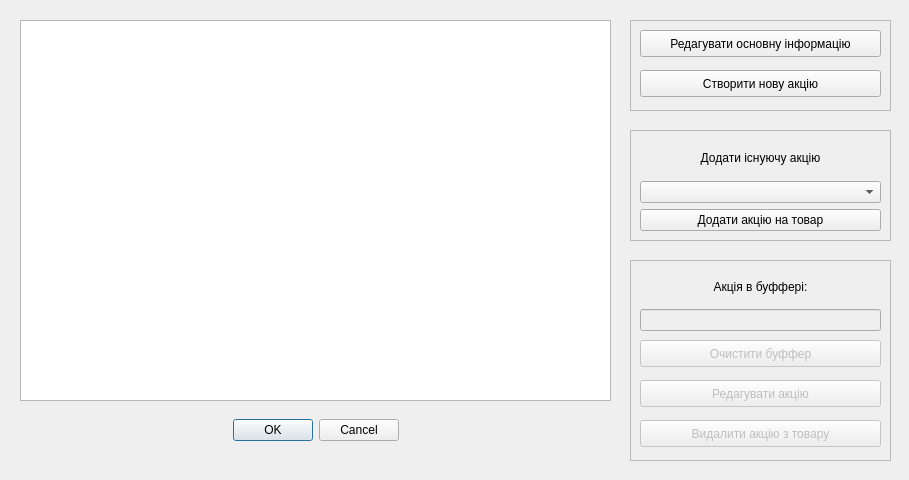
<?xml version="1.0" encoding="UTF-8"?>
<ui version="4.0">
 <class>Dialog_good_actions_info</class>
 <widget class="QDialog" name="Dialog_good_actions_info">
  <property name="geometry">
   <rect>
    <x>0</x>
    <y>0</y>
    <width>909</width>
    <height>480</height>
   </rect>
  </property>
  <property name="windowTitle">
   <string>Dialog</string>
  </property>
  <widget class="QDialogButtonBox" name="buttonBox">
   <property name="geometry">
    <rect>
     <x>20</x>
     <y>410</y>
     <width>591</width>
     <height>41</height>
    </rect>
   </property>
   <property name="orientation">
    <enum>Qt::Horizontal</enum>
   </property>
   <property name="standardButtons">
    <set>QDialogButtonBox::Cancel|QDialogButtonBox::Ok</set>
   </property>
   <property name="centerButtons">
    <bool>true</bool>
   </property>
  </widget>
  <widget class="QFrame" name="frame_2">
   <property name="geometry">
    <rect>
     <x>630</x>
     <y>130</y>
     <width>261</width>
     <height>111</height>
    </rect>
   </property>
   <property name="frameShape">
    <enum>QFrame::StyledPanel</enum>
   </property>
   <property name="frameShadow">
    <enum>QFrame::Raised</enum>
   </property>
   <widget class="QWidget" name="verticalLayoutWidget">
    <property name="geometry">
     <rect>
      <x>10</x>
      <y>10</y>
      <width>241</width>
      <height>91</height>
     </rect>
    </property>
    <layout class="QVBoxLayout" name="verticalLayout">
     <item>
      <widget class="QLabel" name="label">
       <property name="text">
        <string>Додати існуючу акцію</string>
       </property>
       <property name="alignment">
        <set>Qt::AlignCenter</set>
       </property>
      </widget>
     </item>
     <item>
      <widget class="QComboBox" name="existing_actions_box"/>
     </item>
     <item>
      <widget class="QPushButton" name="add_action_to_good">
       <property name="text">
        <string>Додати акцію на товар</string>
       </property>
      </widget>
     </item>
    </layout>
   </widget>
  </widget>
  <widget class="QFrame" name="frame_5">
   <property name="geometry">
    <rect>
     <x>630</x>
     <y>260</y>
     <width>261</width>
     <height>201</height>
    </rect>
   </property>
   <property name="frameShape">
    <enum>QFrame::StyledPanel</enum>
   </property>
   <property name="frameShadow">
    <enum>QFrame::Raised</enum>
   </property>
   <widget class="QPushButton" name="update_action">
    <property name="enabled">
     <bool>false</bool>
    </property>
    <property name="geometry">
     <rect>
      <x>10</x>
      <y>120</y>
      <width>241</width>
      <height>27</height>
     </rect>
    </property>
    <property name="text">
     <string>Редагувати акцію</string>
    </property>
   </widget>
   <widget class="QPushButton" name="delete_action">
    <property name="enabled">
     <bool>false</bool>
    </property>
    <property name="geometry">
     <rect>
      <x>10</x>
      <y>160</y>
      <width>241</width>
      <height>27</height>
     </rect>
    </property>
    <property name="text">
     <string>Видалити акцію з товару</string>
    </property>
   </widget>
   <widget class="QWidget" name="verticalLayoutWidget_2">
    <property name="geometry">
     <rect>
      <x>10</x>
      <y>10</y>
      <width>241</width>
      <height>61</height>
     </rect>
    </property>
    <layout class="QVBoxLayout" name="verticalLayout_2">
     <item>
      <widget class="QLabel" name="label_2">
       <property name="text">
        <string>Акція в буффері:</string>
       </property>
       <property name="alignment">
        <set>Qt::AlignCenter</set>
       </property>
      </widget>
     </item>
     <item>
      <widget class="QLineEdit" name="action_buffer">
       <property name="enabled">
        <bool>false</bool>
       </property>
      </widget>
     </item>
    </layout>
   </widget>
   <widget class="QPushButton" name="clear_action_buffer">
    <property name="enabled">
     <bool>false</bool>
    </property>
    <property name="geometry">
     <rect>
      <x>10</x>
      <y>80</y>
      <width>241</width>
      <height>27</height>
     </rect>
    </property>
    <property name="text">
     <string>Очистити буффер</string>
    </property>
   </widget>
  </widget>
  <widget class="QFrame" name="frame">
   <property name="geometry">
    <rect>
     <x>630</x>
     <y>20</y>
     <width>261</width>
     <height>91</height>
    </rect>
   </property>
   <property name="frameShape">
    <enum>QFrame::StyledPanel</enum>
   </property>
   <property name="frameShadow">
    <enum>QFrame::Raised</enum>
   </property>
   <widget class="QPushButton" name="update_good_type">
    <property name="geometry">
     <rect>
      <x>10</x>
      <y>10</y>
      <width>241</width>
      <height>27</height>
     </rect>
    </property>
    <property name="text">
     <string>Редагувати основну інформацію</string>
    </property>
   </widget>
   <widget class="QPushButton" name="add_new_action">
    <property name="geometry">
     <rect>
      <x>10</x>
      <y>50</y>
      <width>241</width>
      <height>27</height>
     </rect>
    </property>
    <property name="text">
     <string>Створити нову акцію</string>
    </property>
   </widget>
  </widget>
  <widget class="QTableView" name="tableView_actions_good">
   <property name="geometry">
    <rect>
     <x>20</x>
     <y>20</y>
     <width>591</width>
     <height>381</height>
    </rect>
   </property>
   <property name="sortingEnabled">
    <bool>true</bool>
   </property>
  </widget>
 </widget>
 <resources/>
 <connections>
  <connection>
   <sender>buttonBox</sender>
   <signal>accepted()</signal>
   <receiver>Dialog_good_actions_info</receiver>
   <slot>accept()</slot>
   <hints>
    <hint type="sourcelabel">
     <x>248</x>
     <y>254</y>
    </hint>
    <hint type="destinationlabel">
     <x>157</x>
     <y>274</y>
    </hint>
   </hints>
  </connection>
  <connection>
   <sender>buttonBox</sender>
   <signal>rejected()</signal>
   <receiver>Dialog_good_actions_info</receiver>
   <slot>reject()</slot>
   <hints>
    <hint type="sourcelabel">
     <x>316</x>
     <y>260</y>
    </hint>
    <hint type="destinationlabel">
     <x>286</x>
     <y>274</y>
    </hint>
   </hints>
  </connection>
 </connections>
</ui>
